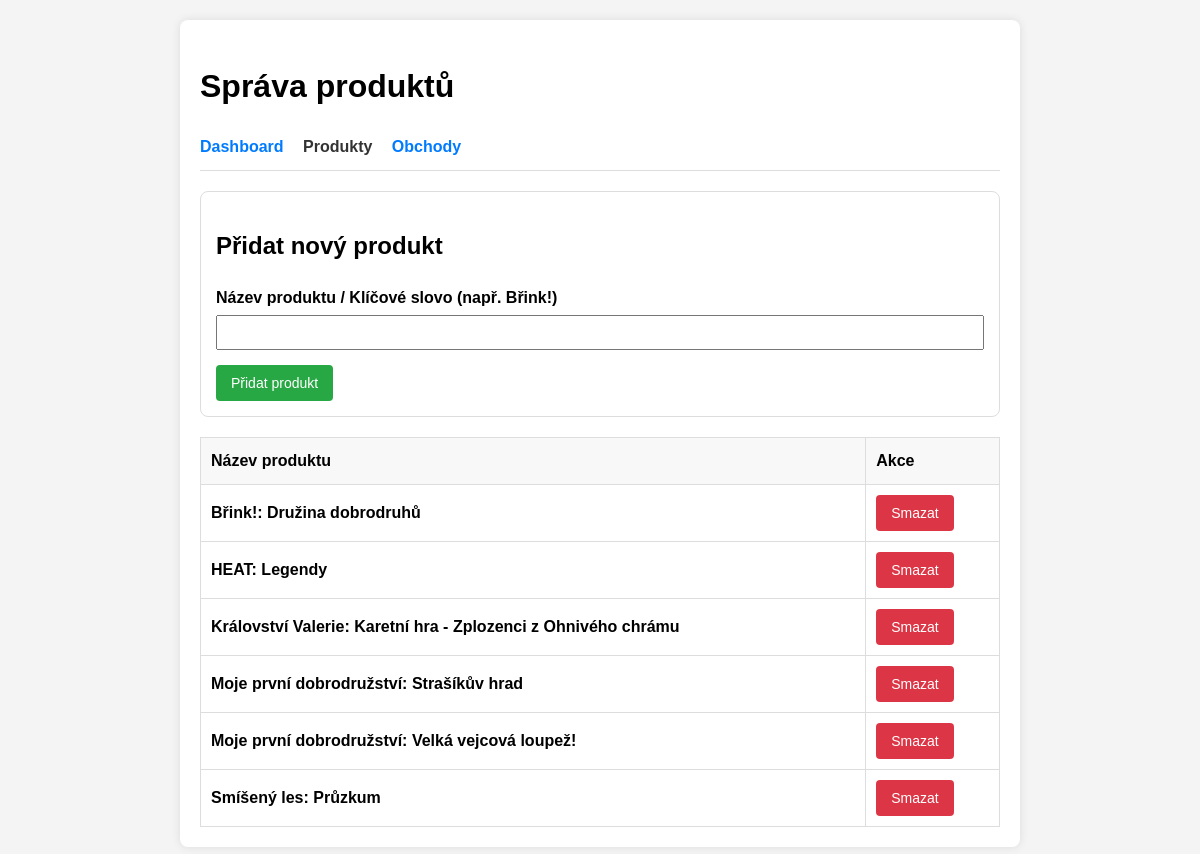
Page /admin_products.php (signed in) on the committed database.
### tables this page shows
CREATE TABLE products (
    id INTEGER PRIMARY KEY AUTOINCREMENT,
    user_id INTEGER NOT NULL,
    name TEXT NOT NULL,
    active INTEGER DEFAULT 1,
    created_at DATETIME DEFAULT CURRENT_TIMESTAMP,
    FOREIGN KEY (user_id) REFERENCES users(id)
);

### db.php (called while the page is built, shortened)
<?php
function getProducts($db, $userId) {
    $stmt = $db->prepare("SELECT * FROM products WHERE user_id = ? ORDER BY name ASC");
    $stmt->execute([$userId]);
    return $stmt->fetchAll(PDO::FETCH_ASSOC);
}

### admin_products.php (the view, shortened to what this page needs)
<?php
require_once 'db.php';
$userId = $_SESSION['user_id'];
$products = getProducts($db, $userId);
?>
<!DOCTYPE html>
<html lang="cs">
<head>
</head>
<body>
    <div class="container">
        <h1>Správa produktů</h1>
        <nav>
            <a href="index.php">Dashboard</a>
            <a href="admin_products.php" style="color:#333">Produkty</a>
            <a href="admin_stores.php">Obchody</a>
        </nav>
        <div class="card">
            <h2>Přidat nový produkt</h2>
            <form method="POST">
                <div class="form-group">
                    <label>Název produktu / Klíčové slovo (např. Břink!)</label>
                    <input type="text" name="name" required>
                </div>
                <button type="submit" class="btn-primary">Přidat produkt</button>
            </form>
        </div>
        <table>
            <thead>
                <tr>
                    <th>Název produktu</th>
                    <th>Akce</th>
                </tr>
            </thead>
            <tbody>
                <?php foreach ($products as $p): ?>
                <tr>
                    <td><strong><?php echo htmlspecialchars($p['name']); ?></strong></td>
                    <td>
                        <form method="POST" style="display:inline;" onsubmit="return confirm('Smazat produkt a všechny nalezené výsledky?');">
                            <button type="submit" class="btn-danger">Smazat</button>
                        </form>
                    </td>
                </tr>
                <?php endforeach; ?>
            </tbody>
        </table>
    </div>
</body>
</html>

### admin_products.php (style rules this page uses)
body { font-family: sans-serif; line-height: 1.6; margin: 20px; background: #f4f4f4; }
.container { max-width: 800px; margin: auto; background: #fff; padding: 20px; border-radius: 8px; box-shadow: 0 0 10px rgba(0,0,0,0.1); }
.form-group { margin-bottom: 15px; }
label { display: block; font-weight: bold; margin-bottom: 5px; }
input[type="text"] { width: 100%; padding: 8px; box-sizing: border-box; }
button { padding: 10px 15px; border: none; border-radius: 4px; cursor: pointer; font-size: 14px; }
.btn-primary { background: #28a745; color: #fff; }
.btn-danger { background: #dc3545; color: #fff; }
nav { margin-bottom: 20px; border-bottom: 1px solid #ddd; padding-bottom: 10px; }
nav a { margin-right: 15px; text-decoration: none; color: #007bff; font-weight: bold; }
table { width: 100%; border-collapse: collapse; margin-top: 20px; }
th, td { padding: 10px; border: 1px solid #ddd; text-align: left; }
th { background: #f8f8f8; }
.card { border: 1px solid #ddd; padding: 15px; border-radius: 8px; margin-bottom: 20px; }

### rows in the picture
products: name "Břink!: Družina dobrodruhů"
products: name "HEAT: Legendy"
products: name "Království Valerie: Karetní hra - Zplozenci z Ohnivého chrámu"
products: name "Moje první dobrodružství: Strašíkův hrad"
products: name "Moje první dobrodružství: Velká vejcová loupež!"
products: name "Smíšený les: Průzkum"
